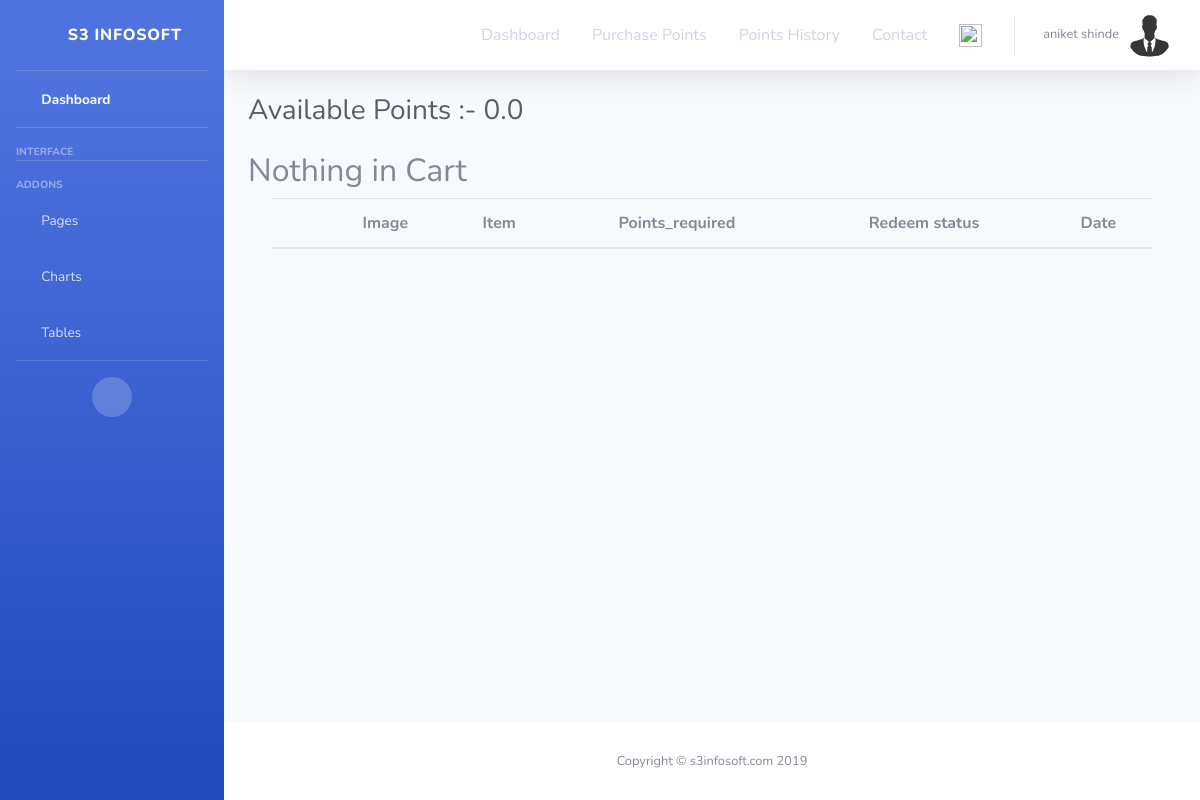
Screenshot of /cart/ (signed in) with the database file from the repository.
### users/models.py (models this page shows, shortened)
class CustomUser(auth_models.AbstractUser):#whatever field you want extra in user model we can enter here
    points_available=models.FloatField(max_length=10,default=0.0)
    unique_id=models.CharField(max_length=40,null=True,blank=True,unique=True,default=uuid.uuid4)
    email = models.EmailField(_("email address"), unique=True)
    objects = CustomUserManager()
    USERNAME_FIELD = "email"
    REQUIRED_FIELDS = []

### loyalty/models.py (models this page shows, shortened)
class Profile(models.Model):
	user=models.OneToOneField(CustomUser,on_delete=models.CASCADE) #onetoone relationship..
	image=models.ImageField(default='default.jpg',upload_to='profile_pics')

### users/views.py (the view, shortened to what this page needs)
# urls.py: path("cart/",views.cart,name="cart"),
@decorators.login_required
def cart(request):
  context={
     'carts':Cart.objects.filter(user__unique_id=request.user.unique_id).order_by('-date'),
      'current_user_points': CustomUser.objects.filter(unique_id=request.user.unique_id).first().points_available,
    }
  return render(request, "cart.html",context)

### templates/context_processors.py (called while the page is built)
def messagenumber_processor(request):
	if not request.user.is_anonymous:#when logout user is anonymous
		return {'total_cart_items': len(Cart.objects.filter(user__unique_id=request.user.unique_id))}
	else:
		return{'temp': None}

### templates/cart.html (shortened to what this page needs)
{% extends "base.html" %}
{% load static %}
  {% block extra_css %}
<link href="{% static 'css/mycss.css' %}" rel="stylesheet" type="text/css">
  {% endblock extra_css %}
{% block content %}
 <div class="d-sm-flex align-items-center justify-content-between mb-4">
    <h1 class="h3 mb-0 text-gray-800">Available Points :- {{current_user_points}}</h1>
  </div>
  {% if total_cart_items == 0 %}
           <h2>Nothing in Cart </h2>
   {% endif %}
<section class="ftco-section ftco-cart">
			<div class="container">
				<div class="row">
    			<div class="col-md-12 ftco-animate">
    				<div class="cart-list">
	    				<table class="table">
						    <thead class="thead-primary">
						      <tr class="text-center">
						        <th>&nbsp;</th>
						        <th>Image</th>
						        <th>Item</th>
						        <th>Points_required</th>
						        <th>Redeem status</th>
						        <th>Date</th>
						      </tr>
						    </thead>
						  </table>
					  </div>
    			</div>
    		</div>
			</div>
		</section>
{% endblock content %}

### templates/snippets/navbar.html (shortened to what this page needs)
        <nav class="navbar navbar-expand navbar-light bg-white topbar mb-4 static-top shadow">
          <ul class="navbar-nav ml-auto">
             <li class="nav-item dropdown no-arrow mx-1">
              <div>
               <a class="nav-item nav-link" href="{%url 'index'%}">Dashboard</a>
                 </div>
            </li>
            <li class="nav-item dropdown no-arrow mx-1">
              <div>
               <a class="nav-item nav-link" href="{%url 'purchase_points'%}">Purchase Points</a>
                 </div>
            </li>
            <li class="nav-item dropdown no-arrow mx-1">
              <div>
               <a class="nav-item nav-link" href="{%url 'earn_history'%}">Points History</a>
                 </div>
            </li>
            <li class="nav-item dropdown no-arrow mx-1">
              <div>
               <a class="nav-item nav-link" href="{%url 'contact_us'%}">Contact</a>
                 </div>
            </li>
            <li class="nav-item dropdown no-arrow mx-1" >
              <div>
               <spam class="nav-item nav-link" >
                          <a href="{% url 'cart' %}"><img src="\media\cart.png" class="img-responsive"width="23" height="23"></a>
               </spam>
              </div>
            </li>
            {% if request.user.is_authenticated %}
              <li class="nav-item dropdown no-arrow">
                <a class="nav-link dropdown-toggle" href="#" id="userDropdown" role="button" data-toggle="dropdown" aria-haspopup="true" aria-expanded="false">
                  <span class="mr-2 d-none d-lg-inline text-gray-600 small">{{ request.user.get_full_name|default:"No Name" }}</span>
                  <img class=" rounded-circle" src={{request.user.profile.image.url}}
                  width="45" height="45">
                </a>
              </li>
            {% endif %}
          </ul>
        </nav>

### static/css/mycss.css (style rules this page uses)
a { cursor: pointer; text-decoration: none; }

### rows the page displays
CustomUser: user.get_full_name "aniket shinde", user.profile.image (placeholder picture), points_available "0.0"
